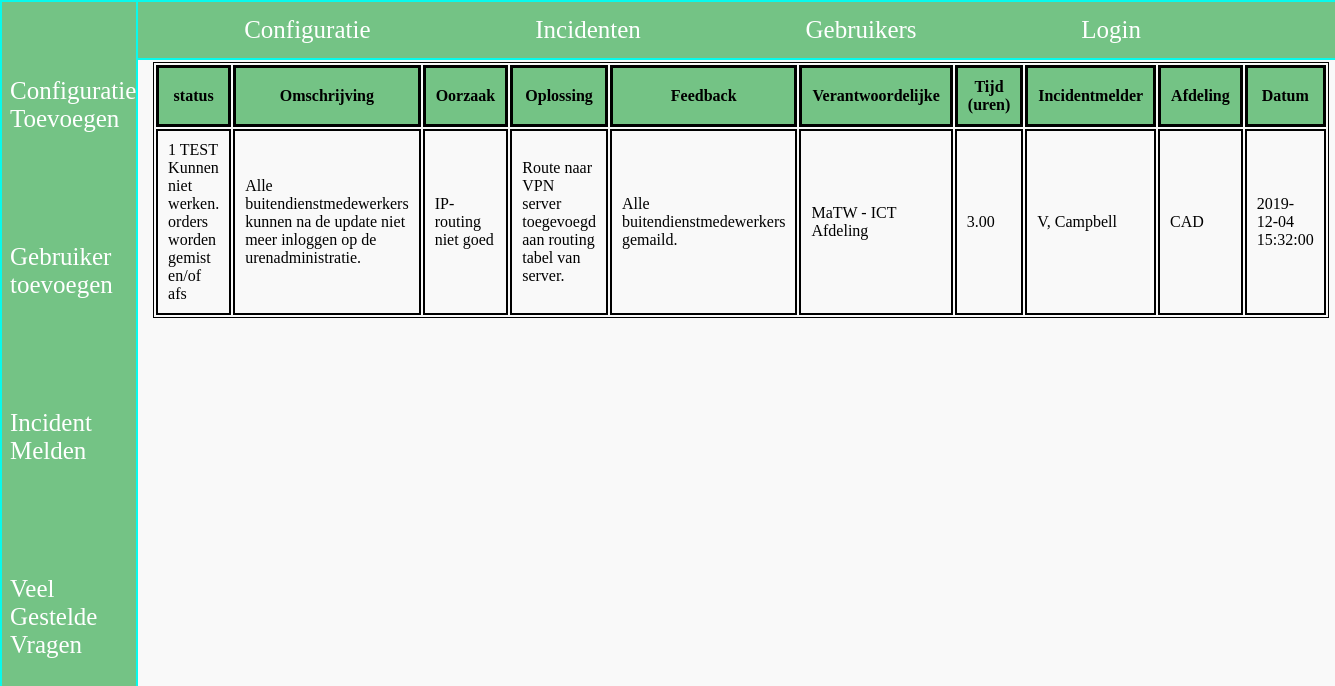
The page /php/incidentdetails.php?incidentID=9 on the database as committed earlier.
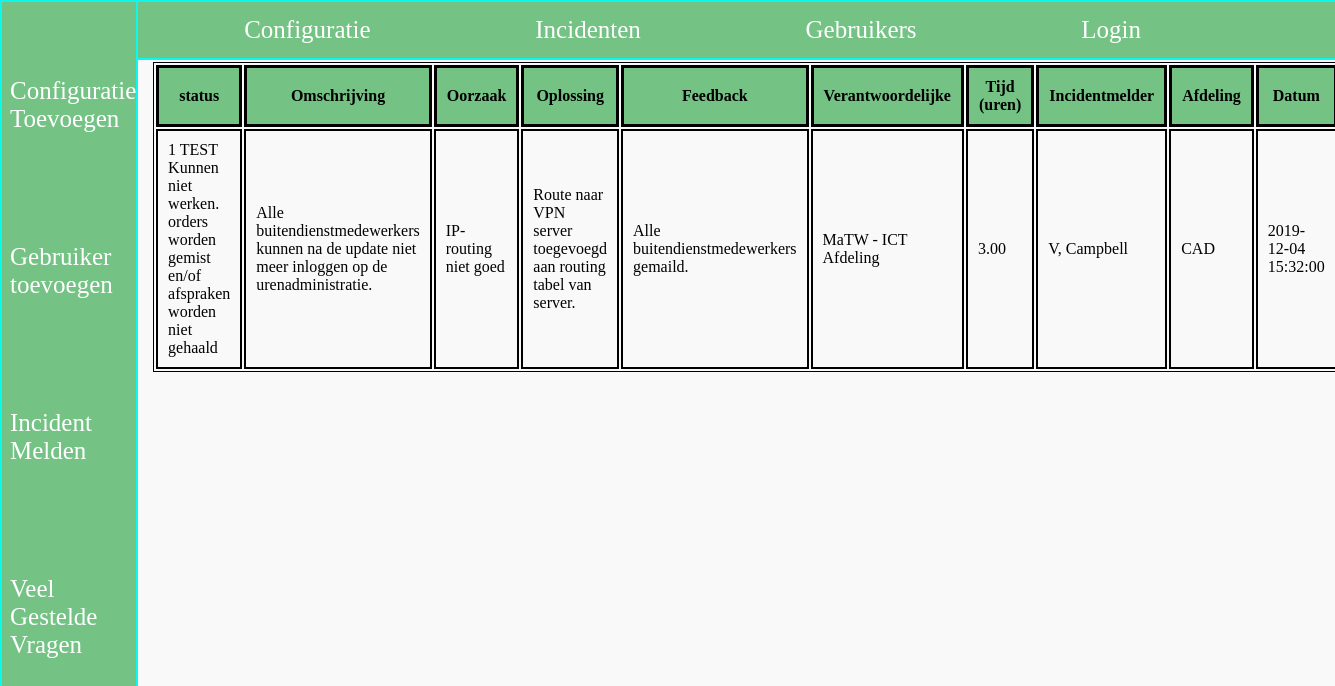
The same page on the database as committed later.
### tables this page shows
CREATE TABLE `incident` (
  `incidentID` int(11) NOT NULL,
  `statusID` int(11) DEFAULT NULL,
  `description` varchar(255) DEFAULT NULL,
  `shortDescription` varchar(255) DEFAULT NULL,
  `impact` int(3) DEFAULT NULL,
  `time` float(3,2) DEFAULT NULL,
  `responsibleID` int(11) DEFAULT NULL,
  `cause` varchar(255) DEFAULT NULL,
  `solution` varchar(255) DEFAULT NULL,
  `feedback` varchar(255) DEFAULT NULL,
  `date` timestamp NULL DEFAULT current_timestamp(),
  `type` int(3) DEFAULT NULL
);

CREATE TABLE `status` (
  `statusID` int(11) NOT NULL,
  `statusName` varchar(255) DEFAULT NULL,
  `statusImpact` varchar(3) DEFAULT NULL,
  `urgency` varchar(50) DEFAULT NULL
);

CREATE TABLE `responsible` (
  `responsibleID` int(11) NOT NULL,
  `responsibleName` varchar(50) DEFAULT NULL
);

CREATE TABLE `user` (
  `userID` int(11) NOT NULL,
  `initials` varchar(1) DEFAULT NULL,
  `surname` varchar(50) DEFAULT NULL,
  `middleName` varchar(50) DEFAULT NULL,
  `departmentID` int(11) DEFAULT NULL,
  `interncell` varchar(3) DEFAULT NULL,
  `sex` int(3) DEFAULT NULL,
  `email` varchar(80) DEFAULT NULL,
  `password` varchar(50) DEFAULT NULL,
  `userType` int(3) DEFAULT NULL
);

CREATE TABLE `departments` (
  `departmentID` int(11) NOT NULL,
  `departmentName` varchar(50) DEFAULT NULL,
  `location` int(3) DEFAULT NULL
);

### php/incidentdetails.php (the view, shortened to what this page needs)
<?php
$servername = "localhost";
$username = "root";
$password = "";
$dbname = "twente";
$conn = mysqli_connect($servername, $username, $password, $dbname);
$id = $_GET["incidentID"];
$sql = "SELECT status.statusName, incident.description, incident.impact, incident.time, responsible.responsibleName, incident.cause, incident.solution, incident.feedback, incident.date, user.initials, user.middleName, user.surname, departments.departmentName,departments.location, status.statusName, status.statusImpact, status.urgency FROM incident INNER JOIN user2incident ON incident.incidentID = user2incident.incidentID INNER JOIN user ON user2incident.userID = user.userID INNER JOIN departments ON user.departmentID = departments.departmentID INNER JOIN responsible ON incident.responsibleID = responsible.responsibleID INNER JOIN status ON incident.statusID = status.statusID WHERE incident.incidentID = $id";
$result = mysqli_query($conn,$sql);
$personen = " TEST "
?>
<!doctype html>
<html lang="nl">
<?php include('../include/header.php');?>
<body>
	<?php include('../include/navigatie.php');?>
<br>
<br>
<br>
	<div class=table>
	<table class="incidentenDetails" name="incidentenDetails">
	<tr>
	  <th> status </th>
		<th> Omschrijving</th>
		<th> Oorzaak </th>
		<th> Oplossing</th>
    <th> Feedback </th>
    <th> Verantwoordelijke </th>
		<th> Tijd (uren)</th>
		<th> Incidentmelder </th>
	 <th> Afdeling </th>
   <th> Datum </th>
	</tr>
  <?php
  if (mysqli_num_rows($result) == 1){
    while($row = mysqli_fetch_assoc($result)){
      echo "<tr><td>".$row["impact"].$personen.$row["statusName"]."</td>
      <td>".$row["description"]."</td>
      <td>".$row["cause"]."</td>
      <td>".$row["solution"]."</td>
      <td>".$row["feedback"]."</td>
      <td>".$row["responsibleName"]."</td>
      <td>".$row["time"]."</td>
      <td>".$row["initials"].", ".$row["surname"]."</td>
      <td>".$row["departmentName"]."</td>
      <td>".$row["date"]."</td>
      </tr>";
    }
  }
  else{
    echo "Error";
  }
  ?>
</table>
</div>
	</body>
</html>

### include/header.php (shortened to what this page needs)
<head>
	<link rel="stylesheet" href="../css/style.css">
	<link rel="stylesheet" href="../css/navigatie.css">
</head>

### include/navigatie.php
<div class="topnav">
	<a href="configuraties.php">Configuratie</a>
    <a href="incidenten.php">Incidenten</a>
	<a href="gebruikers.php">Gebruikers</a>
	<a href="login.php">Login</a>
</div>
<div class="sidenav">
	<a href="configuratietoevoegen.php">Configuratie Toevoegen</a>
	<a href="gebruikertoevoegen.php">Gebruiker toevoegen</a>
	<a href="incidentmeld.php">Incident Melden</a>
	<a href="faq.php">Veel Gestelde Vragen</a>
</div>

### css/style.css (style rules this page uses)
html { font-family:Century Gothic; height:100%; width:100%; background:#f9f9f9; }
div.table { margin-left:11%; margin-bottom: 5%; }
table.incidentenDetails { border: 1px solid black; color: black; width: 100%; overflow:auto; }
th { border: 3px solid black; padding: 10px; background-color:#74c385; }
td { border: 2px solid black; padding: 10px; }

### css/navigatie.css (style rules this page uses)
.topnav { width:93.80%; border-top: 2px solid #08faec; border-right: 2px solid #08faec; border-left: 2px solid #08faec; border-bottom: 2px solid #08faec; margin-top:-0.6%; margin-left:-0.6%; overflow: hidden; background-color:#74c385; padding-left: 7%; font-family: 'lemonMilk'; position: fixed; }
.topnav a { padding: 6px 4px 0px 16px; margin-left: 10.6%; float: left; color: white; text-align: center; padding: 14px 16px; text-decoration: none; font-size: 25px; }
.sidenav { border-top: 2px solid #08faec; border-right: 2px solid #08faec; border-left: 2px solid #08faec; border-bottom: 2px solid #08faec; height: auto; width: auto; max-width: 10%; min-height: 100%; top: 0; left: 0; position: fixed; background-color: #74c385; margin-top:auto; text-overflow: ellipsis; font-family: 'lemonMilk'; }
.sidenav a { margin-top:30%; padding: 35px 8px 35px 8px; text-decoration: none; font-size: 25px; color: white; display: block; }

Rows that differ between the two databases and show on the page:
changed through a linked row, incident "IP-routing niet goed": statusID.statusName "Kunnen niet werken. orders worden gemist en/of afs" → "Kunnen niet werken. orders worden gemist en/of afspraken worden niet gehaald"
